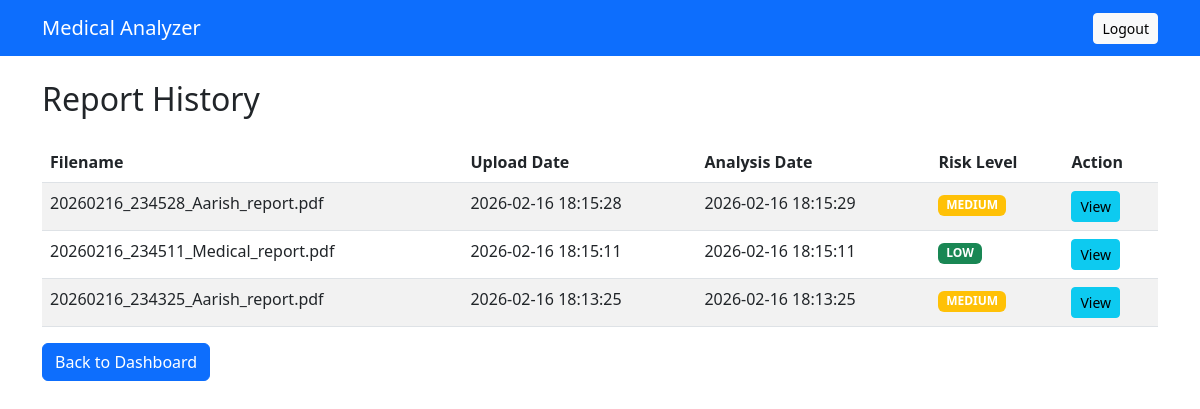
Page /history (signed in) on the earlier database version.
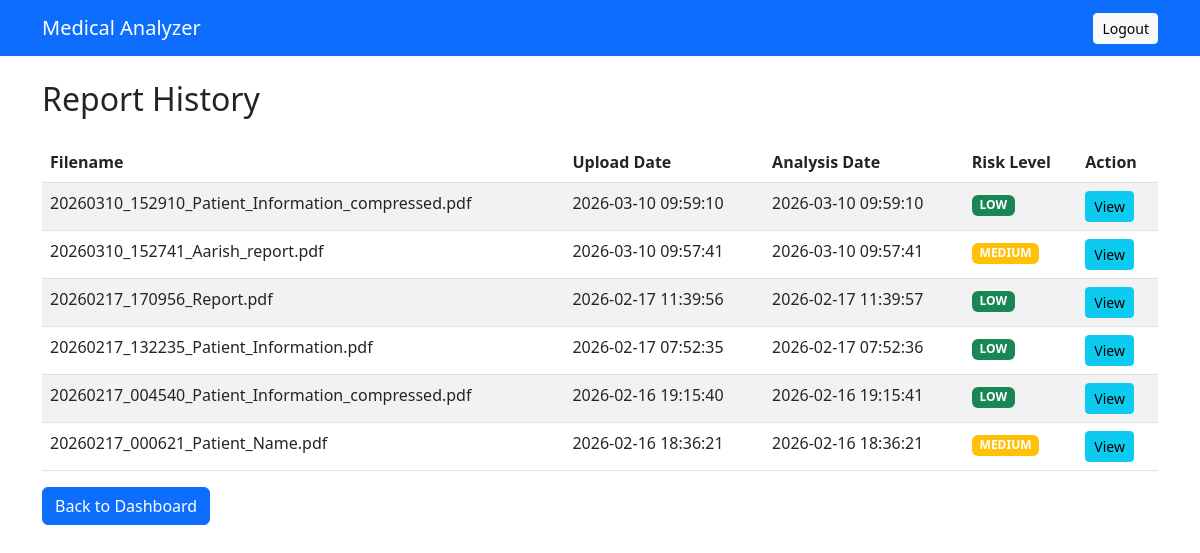
Same page on the later database version.
### tables this page shows
CREATE TABLE analysis_results (
        id INTEGER PRIMARY KEY AUTOINCREMENT, report_id INTEGER NOT NULL,
        extracted_text TEXT, medical_values TEXT, abnormal_findings TEXT,
        risk_level TEXT, suggestions TEXT,
        analysis_date TIMESTAMP DEFAULT CURRENT_TIMESTAMP,
        FOREIGN KEY (report_id) REFERENCES reports (id));

CREATE TABLE reports (
        id INTEGER PRIMARY KEY AUTOINCREMENT, user_id INTEGER NOT NULL,
        filename TEXT NOT NULL, filepath TEXT NOT NULL, file_type TEXT NOT NULL,
        upload_date TIMESTAMP DEFAULT CURRENT_TIMESTAMP, analyzed BOOLEAN DEFAULT 0,
        FOREIGN KEY (user_id) REFERENCES users (id));

### app.py (the view)
@app.route('/history')
@login_required
def history():
    conn = get_db_connection()
    reports = conn.execute('''SELECT r.*, a.risk_level, a.analysis_date FROM reports r
                             LEFT JOIN analysis_results a ON r.id = a.report_id
                             WHERE r.user_id = ? ORDER BY r.upload_date DESC''',
                          (session['user_id'],)).fetchall()
    conn.close()
    return render_template('history.html', reports=reports)

### app.py (called while the page is built)
def get_db_connection():
    conn = sqlite3.connect(DATABASE)
    conn.row_factory = sqlite3.Row
    return conn

def login_required(f):
    @wraps(f)
    def decorated_function(*args, **kwargs):
        if 'user_id' not in session:
            flash('Please login', 'warning')
            return redirect(url_for('login'))
        return f(*args, **kwargs)
    return decorated_function

### templates/history.html (shortened to what this page needs)
<!DOCTYPE html>
<html>
<head>
    <link href="https://cdn.jsdelivr.net/npm/bootstrap@5.3.0/dist/css/bootstrap.min.css" rel="stylesheet">
</head>
<body>
    <nav class="navbar navbar-dark bg-primary">
        <div class="container">
            <a class="navbar-brand" href="{{ url_for('dashboard') }}">Medical Analyzer</a>
            <a href="{{ url_for('logout') }}" class="btn btn-light btn-sm">Logout</a>
        </div>
    </nav>
    <div class="container mt-4">
        <h2>Report History</h2>
        <table class="table table-striped mt-4">
            <thead>
                <tr>
                    <th>Filename</th>
                    <th>Upload Date</th>
                    <th>Analysis Date</th>
                    <th>Risk Level</th>
                    <th>Action</th>
                </tr>
            </thead>
            <tbody>
                {% for report in reports %}
                <tr>
                    <td>{{ report.filename }}</td>
                    <td>{{ report.upload_date }}</td>
                    <td>{{ report.analysis_date or 'N/A' }}</td>
                    <td>
                        {% if report.risk_level %}
                            <span class="badge bg-{{ 'danger' if report.risk_level == 'HIGH' else 'warning' if report.risk_level == 'MEDIUM' else 'success' }}">
                                {{ report.risk_level }}
                            </span>
                        {% else %}
                            <span class="badge bg-secondary">Not Analyzed</span>
                        {% endif %}
                    </td>
                    <td>
                        <a href="{{ url_for('view_analysis', report_id=report.id) }}" class="btn btn-sm btn-info">View</a>
                    </td>
                </tr>
                {% endfor %}
            </tbody>
        </table>
        <a href="{{ url_for('dashboard') }}" class="btn btn-primary">Back to Dashboard</a>
    </div>
</body>
</html>

Differences in the rows shown:
added analysis_results: filename "20260310_152910_Patient_Information_compressed.pdf", upload_date "2026-03-10 09:59:10", analysis_date "2026-03-10 09:59:10", risk_level "LOW"
added analysis_results: filename "20260310_152741_Aarish_report.pdf", upload_date "2026-03-10 09:57:41", analysis_date "2026-03-10 09:57:41", risk_level "MEDIUM"
added analysis_results: filename "20260217_170956_Report.pdf", upload_date "2026-02-17 11:39:56", analysis_date "2026-02-17 11:39:57", risk_level "LOW"
changed analysis_results: filename "20260216_234528_Aarish_report.pdf" → "20260217_132235_Patient_Information.pdf"; upload_date "2026-02-16 18:15:28" → "2026-02-17 07:52:35"; analysis_date "2026-02-16 18:15:29" → "2026-02-17 07:52:36"; risk_level "MEDIUM" → "LOW"
changed analysis_results: filename "20260216_234511_Medical_report.pdf" → "20260217_004540_Patient_Information_compressed.pdf"; upload_date "2026-02-16 18:15:11" → "2026-02-16 19:15:40"; analysis_date "2026-02-16 18:15:11" → "2026-02-16 19:15:41"
changed analysis_results: filename "20260216_234325_Aarish_report.pdf" → "20260217_000621_Patient_Name.pdf"; upload_date "2026-02-16 18:13:25" → "2026-02-16 18:36:21"; analysis_date "2026-02-16 18:13:25" → "2026-02-16 18:36:21"
